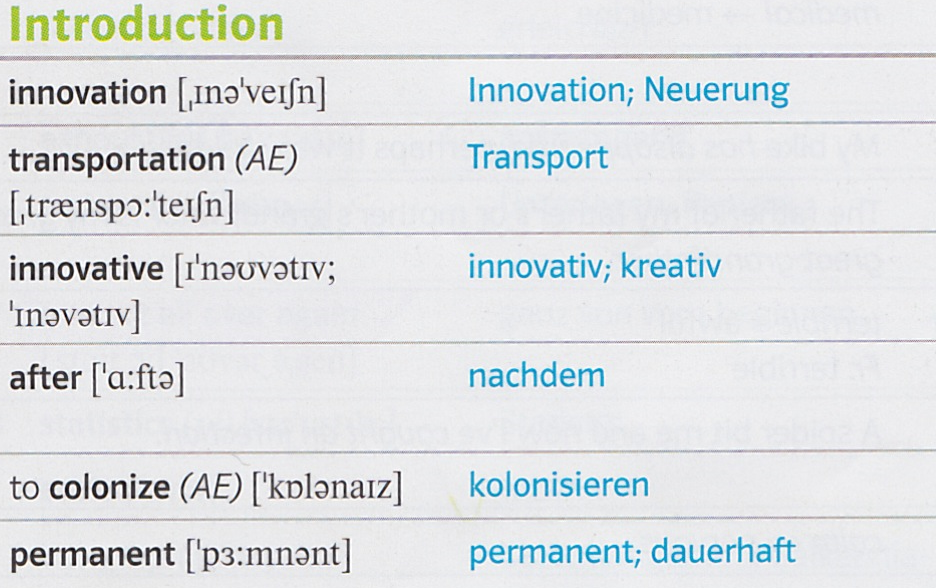
#> input picture images/greenwich.png, 936 x 588 px
$ python processing.py images images/greenwich.png images/pronunciation.png
#> lines starting #> are read from the running program, lines starting #| are printed output that depends on the picture
#!/usr/bin/python3

import pytesseract
import cv2
import math
import re
import tempfile
import os
import numpy as np
import argparse

import time

# [6 lines left out: function showimage, not called in this run]

def process(image, left_lang, right_lang, preprocess_left, preprocess_right, postprocess_left, postprocess_right, tmp_dir=tempfile.TemporaryDirectory()):

    # split image horizontally in half
    height, width = image.shape[0:2]
    half_width = math.floor(width/2)
    left_image = image[0:height, 0:half_width]
    right_image = image[0:height, half_width+1:width]

    left_image = preprocess_left(left_image)
    right_image = preprocess_right(right_image)

    left_image_path = os.path.join(tmp_dir.name, 'left.png')
    cv2.imwrite(left_image_path, left_image)
    right_image_path = os.path.join(tmp_dir.name, 'right.png')
    cv2.imwrite(right_image_path, right_image)

    left_text = pytesseract.image_to_string(left_image_path, lang=left_lang)
    right_text = pytesseract.image_to_string(right_image_path, lang=right_lang)

    left_text = postprocess_text(postprocess_left(left_text))
    right_text = postprocess_text(postprocess_right(right_text))

    left_split = left_text.split('\n')
    right_split = right_text.split('\n')
    # extend splits to match each others length
    for _ in range(0,len(left_split)-len(right_split)):
        right_split += ['']
    for _ in range(0,len(right_split)-len(left_split)):
        left_split += ['']
    out = ''
    for line1, line2 in zip(left_split, right_split):
        out += line1 + '\t' + line2 + '\n'
    return out.strip();

# [55 lines left out: functions postprocess_text, postprocess_text_pronunciation, postprocess_text_greenwich, preprocess_image_greenwich_left, preprocess_image_greenwich_right, not called in this run]

def right_image_tsv(image, left_lang, right_lang, mode='default'):

    # only default pre- and postprocessing in other modes
    preprocess_left = lambda i : i
    preprocess_right = lambda i : i
    postprocess_left = lambda t : t
    postprocess_right = lambda t : t

    if mode == 'greenwich':
        preprocess_left = preprocess_image_greenwich_left
        preprocess_right = preprocess_image_greenwich_right
        postprocess_left = postprocess_text_greenwich
        postprocess_right = postprocess_text_greenwich
    elif mode == 'pronunciation':
        postprocess_left = postprocess_text_pronunciation
        postprocess_right = postprocess_text_pronunciation

    return process(image, left_lang, right_lang, preprocess_left, preprocess_right, postprocess_left, postprocess_right)

def images_to_tsv(images, left_lang, right_lang, mode='default'):
    out = ""
    for image in images:
        out += right_image_tsv(image, left_lang, right_lang, mode) + "\n\n"
    return out.strip()

def process_directory(dir_path, left_lang, right_lang, mode='default'):
#> called with dir_path = 'images', left_lang = 'images/greenwich.png', right_lang = 'images/pronunciation.png'
    images=[]
    for image in sorted(os.listdir(dir_path)):
        images.append(cv2.imread(os.path.join(dir_path, image)))
    return images_to_tsv(images, left_lang, right_lang, mode)
#> the loop in images_to_tsv, `for image in images:` made 1 pass
#> pass 1, in process, `left_image = image[0:height, 0:half_width]`:
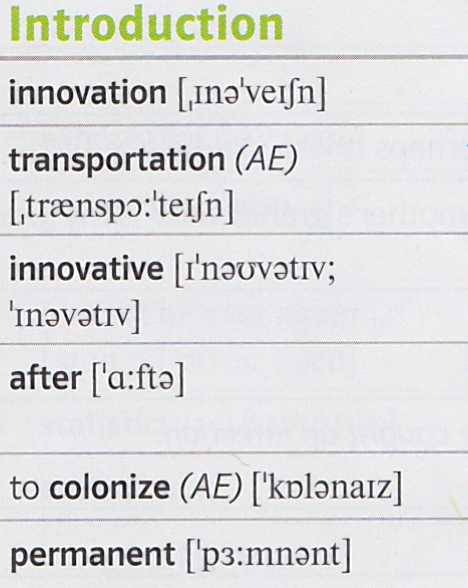
#> left_image: shape (588, 468, 3); mean B, G, R 221.1, 221, 220.8
#> pass 1, in process, `right_image = image[0:height, half_width+1:width]`:
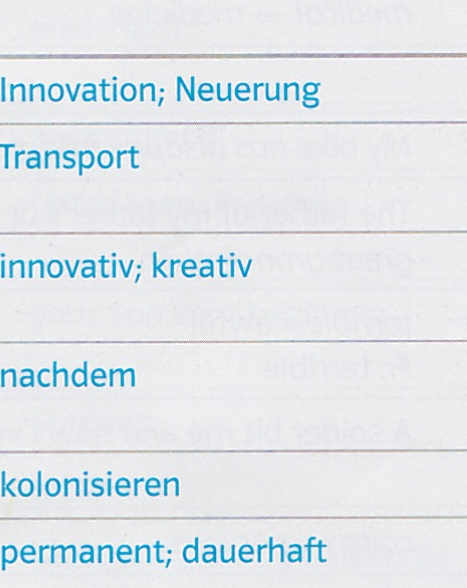
#> right_image: shape (588, 467, 3); mean B, G, R 234.6, 230.5, 225
#> after the loop in images_to_tsv, `for image in images:`: out = ''


parser = argparse.ArgumentParser(description='Process some integers.')
parser.add_argument('path', metavar='path', type=str,
                    help='path to directory where images are in')
parser.add_argument('left_lang', metavar='left-lang', type=str,
                    help='language of left column (ISO 639-2/T language code, e.g. deu, eng)')
parser.add_argument('right_lang', metavar='right-lang', type=str,
                    help='language of right column (ISO 639-2/T language code, e.g. deu, eng)')
parser.add_argument('mode', metavar='mode', type=str, nargs='?',
                    help='image processing mode (default, pronunciation, greenwich)')
args = parser.parse_args()

if 'mode' in args:
    print(process_directory(args.path, args.left_lang, args.right_lang, args.mode))
#> (the call stopped at in process, `left_text = pytesseract.image_to_string(left_image_path, lang=left_lang)`: pytesseract is not available in this run)
else:
    print(process_directory(args.path, args.left_lang, args.right_lang))
